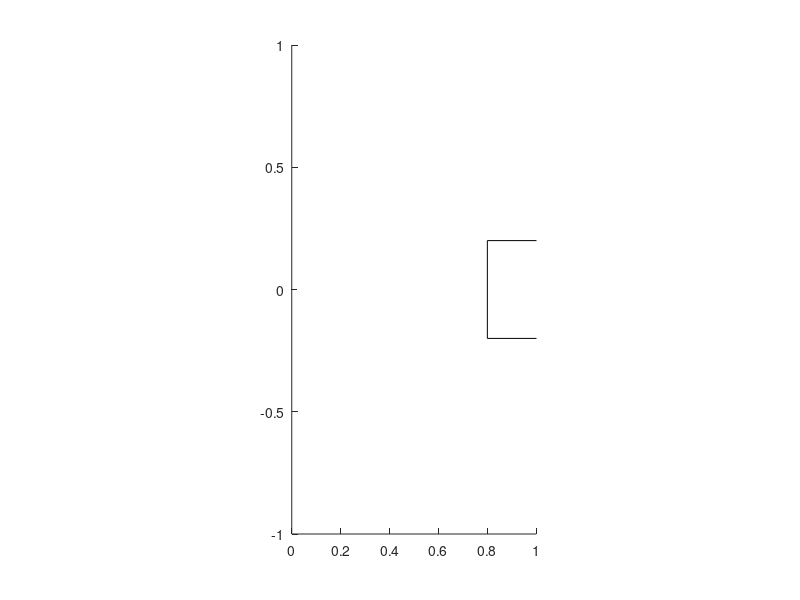

This chart was generated by the following MATLAB code: (Note: this script raises an error after producing the figure.)
% DLOs manipulation planning to avoid obstacles in the environment. The
% planning is on a 2D plane. 
% Jihong Zhu
% start point 
p0 = [0.9, -0.4];
% end point 
p1 = [0.75, 0.60];
% Obstacles
rectangle('Position', [0.8, -0.2, 0.4, 0.4]);
axis([0 1 -1 1])
axis equal;
hold on;
% Optimization problem: it is a minmax problem to maximize the minimum
% distance in the calculated path
numOfSamples = 10; % number of samples along the path
numOfOrders = 3;    % number of orders 
f = @(x)pathGenCost(x, numOfSamples, numOfOrders, p0, p1);
x0 = zeros(1, 2 * numOfOrders); % initialization
% constraints
A = [];
b = [];
Aeq = [];
beq = [];
lb = [];
ub = [];
cond = 0.8;
nonlcon = @(x)nonlCon(x, numOfSamples, numOfOrders, p0, p1,cond);
% Optimization
[x,fval] = fmincon(f,x0,A,b,Aeq,beq,lb,ub,nonlcon);
p = pathGen(x, numOfSamples, numOfOrders, p0, p1);
plot(p(:, 1), p(:, 2));